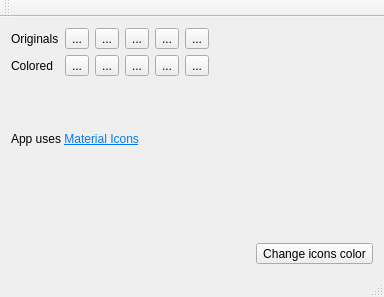
<?xml version="1.0" encoding="UTF-8"?>
<ui version="4.0">
 <class>MainWindow</class>
 <widget class="QMainWindow" name="MainWindow">
  <property name="geometry">
   <rect>
    <x>0</x>
    <y>0</y>
    <width>384</width>
    <height>297</height>
   </rect>
  </property>
  <property name="windowTitle">
   <string>MainWindow</string>
  </property>
  <widget class="QWidget" name="centralWidget">
   <layout class="QGridLayout" name="gridLayout_2">
    <item row="0" column="0" colspan="2">
     <layout class="QGridLayout" name="gridLayout">
      <item row="0" column="0">
       <widget class="QLabel" name="label">
        <property name="text">
         <string>Originals</string>
        </property>
       </widget>
      </item>
      <item row="0" column="1">
       <widget class="QToolButton" name="toolButton">
        <property name="text">
         <string>...</string>
        </property>
        <property name="icon">
         <iconset resource="resources.qrc">
          <normaloff>:/icons/original/ic_add_a_photo_black_24dp.png</normaloff>:/icons/original/ic_add_a_photo_black_24dp.png</iconset>
        </property>
        <property name="iconSize">
         <size>
          <width>36</width>
          <height>36</height>
         </size>
        </property>
       </widget>
      </item>
      <item row="0" column="2">
       <widget class="QToolButton" name="toolButton_2">
        <property name="text">
         <string>...</string>
        </property>
        <property name="icon">
         <iconset resource="resources.qrc">
          <normaloff>:/icons/original/ic_assignment_late_black_24dp.png</normaloff>:/icons/original/ic_assignment_late_black_24dp.png</iconset>
        </property>
        <property name="iconSize">
         <size>
          <width>36</width>
          <height>36</height>
         </size>
        </property>
       </widget>
      </item>
      <item row="0" column="4">
       <widget class="QToolButton" name="toolButton_7">
        <property name="text">
         <string>...</string>
        </property>
        <property name="icon">
         <iconset resource="resources.qrc">
          <normaloff>:/icons/original/ic_email_black_24dp.png</normaloff>:/icons/original/ic_email_black_24dp.png</iconset>
        </property>
        <property name="iconSize">
         <size>
          <width>36</width>
          <height>36</height>
         </size>
        </property>
       </widget>
      </item>
      <item row="0" column="3">
       <widget class="QToolButton" name="toolButton_4">
        <property name="text">
         <string>...</string>
        </property>
        <property name="icon">
         <iconset resource="resources.qrc">
          <normaloff>:/icons/original/ic_build_black_24dp.png</normaloff>:/icons/original/ic_build_black_24dp.png</iconset>
        </property>
        <property name="iconSize">
         <size>
          <width>36</width>
          <height>36</height>
         </size>
        </property>
       </widget>
      </item>
      <item row="0" column="5">
       <widget class="QToolButton" name="toolButton_8">
        <property name="text">
         <string>...</string>
        </property>
        <property name="icon">
         <iconset resource="resources.qrc">
          <normaloff>:/icons/original/ic_phone_black_24dp.png</normaloff>:/icons/original/ic_phone_black_24dp.png</iconset>
        </property>
        <property name="iconSize">
         <size>
          <width>36</width>
          <height>36</height>
         </size>
        </property>
       </widget>
      </item>
      <item row="0" column="6">
       <spacer name="horizontalSpacer">
        <property name="orientation">
         <enum>Qt::Horizontal</enum>
        </property>
        <property name="sizeHint" stdset="0">
         <size>
          <width>40</width>
          <height>20</height>
         </size>
        </property>
       </spacer>
      </item>
      <item row="1" column="1">
       <widget class="QToolButton" name="toolButton_3">
        <property name="text">
         <string>...</string>
        </property>
        <property name="icon">
         <iconset resource="resources.qrc">
          <normaloff>:/icons/colored/colored_ic_add_a_photo_black_24dp.png</normaloff>:/icons/colored/colored_ic_add_a_photo_black_24dp.png</iconset>
        </property>
        <property name="iconSize">
         <size>
          <width>36</width>
          <height>36</height>
         </size>
        </property>
       </widget>
      </item>
      <item row="1" column="2">
       <widget class="QToolButton" name="toolButton_6">
        <property name="text">
         <string>...</string>
        </property>
        <property name="icon">
         <iconset resource="resources.qrc">
          <normaloff>:/icons/colored/colored_ic_assignment_late_black_24dp.png</normaloff>:/icons/colored/colored_ic_assignment_late_black_24dp.png</iconset>
        </property>
        <property name="iconSize">
         <size>
          <width>36</width>
          <height>36</height>
         </size>
        </property>
       </widget>
      </item>
      <item row="1" column="0">
       <widget class="QLabel" name="label_2">
        <property name="text">
         <string>Colored</string>
        </property>
       </widget>
      </item>
      <item row="1" column="3">
       <widget class="QToolButton" name="toolButton_5">
        <property name="text">
         <string>...</string>
        </property>
        <property name="icon">
         <iconset resource="resources.qrc">
          <normaloff>:/icons/colored/colored_ic_build_black_24dp.png</normaloff>:/icons/colored/colored_ic_build_black_24dp.png</iconset>
        </property>
        <property name="iconSize">
         <size>
          <width>36</width>
          <height>36</height>
         </size>
        </property>
       </widget>
      </item>
      <item row="1" column="5">
       <widget class="QToolButton" name="toolButton_10">
        <property name="text">
         <string>...</string>
        </property>
        <property name="icon">
         <iconset resource="resources.qrc">
          <normaloff>:/icons/colored/colored_ic_phone_black_24dp.png</normaloff>:/icons/colored/colored_ic_phone_black_24dp.png</iconset>
        </property>
        <property name="iconSize">
         <size>
          <width>36</width>
          <height>36</height>
         </size>
        </property>
       </widget>
      </item>
      <item row="1" column="4">
       <widget class="QToolButton" name="toolButton_9">
        <property name="text">
         <string>...</string>
        </property>
        <property name="icon">
         <iconset resource="resources.qrc">
          <normaloff>:/icons/colored/colored_ic_email_black_24dp.png</normaloff>:/icons/colored/colored_ic_email_black_24dp.png</iconset>
        </property>
        <property name="iconSize">
         <size>
          <width>36</width>
          <height>36</height>
         </size>
        </property>
       </widget>
      </item>
      <item row="1" column="6">
       <spacer name="horizontalSpacer_2">
        <property name="orientation">
         <enum>Qt::Horizontal</enum>
        </property>
        <property name="sizeHint" stdset="0">
         <size>
          <width>40</width>
          <height>20</height>
         </size>
        </property>
       </spacer>
      </item>
     </layout>
    </item>
    <item row="1" column="1">
     <spacer name="verticalSpacer">
      <property name="orientation">
       <enum>Qt::Vertical</enum>
      </property>
      <property name="sizeHint" stdset="0">
       <size>
        <width>20</width>
        <height>85</height>
       </size>
      </property>
     </spacer>
    </item>
    <item row="2" column="0">
     <spacer name="horizontalSpacer_3">
      <property name="orientation">
       <enum>Qt::Horizontal</enum>
      </property>
      <property name="sizeHint" stdset="0">
       <size>
        <width>215</width>
        <height>20</height>
       </size>
      </property>
     </spacer>
    </item>
    <item row="2" column="1">
     <widget class="QToolButton" name="toolButtonSelectColor">
      <property name="text">
       <string>Change icons color</string>
      </property>
     </widget>
    </item>
    <item row="1" column="0">
     <widget class="QLabel" name="label_3">
      <property name="text">
       <string>&lt;html&gt;&lt;head/&gt;&lt;body&gt;&lt;p&gt;App uses &lt;a href=&quot;https://material.io/icons/&quot;&gt;&lt;span style=&quot; text-decoration: underline; color:#007af4;&quot;&gt;Material Icons&lt;/span&gt;&lt;/a&gt;&lt;/p&gt;&lt;p&gt;&lt;br/&gt;&lt;/p&gt;&lt;/body&gt;&lt;/html&gt;</string>
      </property>
     </widget>
    </item>
   </layout>
  </widget>
  <widget class="QMenuBar" name="menuBar">
   <property name="geometry">
    <rect>
     <x>0</x>
     <y>0</y>
     <width>384</width>
     <height>22</height>
    </rect>
   </property>
  </widget>
  <widget class="QToolBar" name="mainToolBar">
   <attribute name="toolBarArea">
    <enum>TopToolBarArea</enum>
   </attribute>
   <attribute name="toolBarBreak">
    <bool>false</bool>
   </attribute>
  </widget>
  <widget class="QStatusBar" name="statusBar"/>
 </widget>
 <layoutdefault spacing="6" margin="11"/>
 <tabstops>
  <tabstop>toolButtonSelectColor</tabstop>
  <tabstop>toolButton</tabstop>
  <tabstop>toolButton_2</tabstop>
  <tabstop>toolButton_4</tabstop>
  <tabstop>toolButton_7</tabstop>
  <tabstop>toolButton_8</tabstop>
  <tabstop>toolButton_3</tabstop>
  <tabstop>toolButton_6</tabstop>
  <tabstop>toolButton_5</tabstop>
  <tabstop>toolButton_9</tabstop>
  <tabstop>toolButton_10</tabstop>
 </tabstops>
 <resources>
  <include location="resources.qrc"/>
 </resources>
 <connections/>
</ui>
